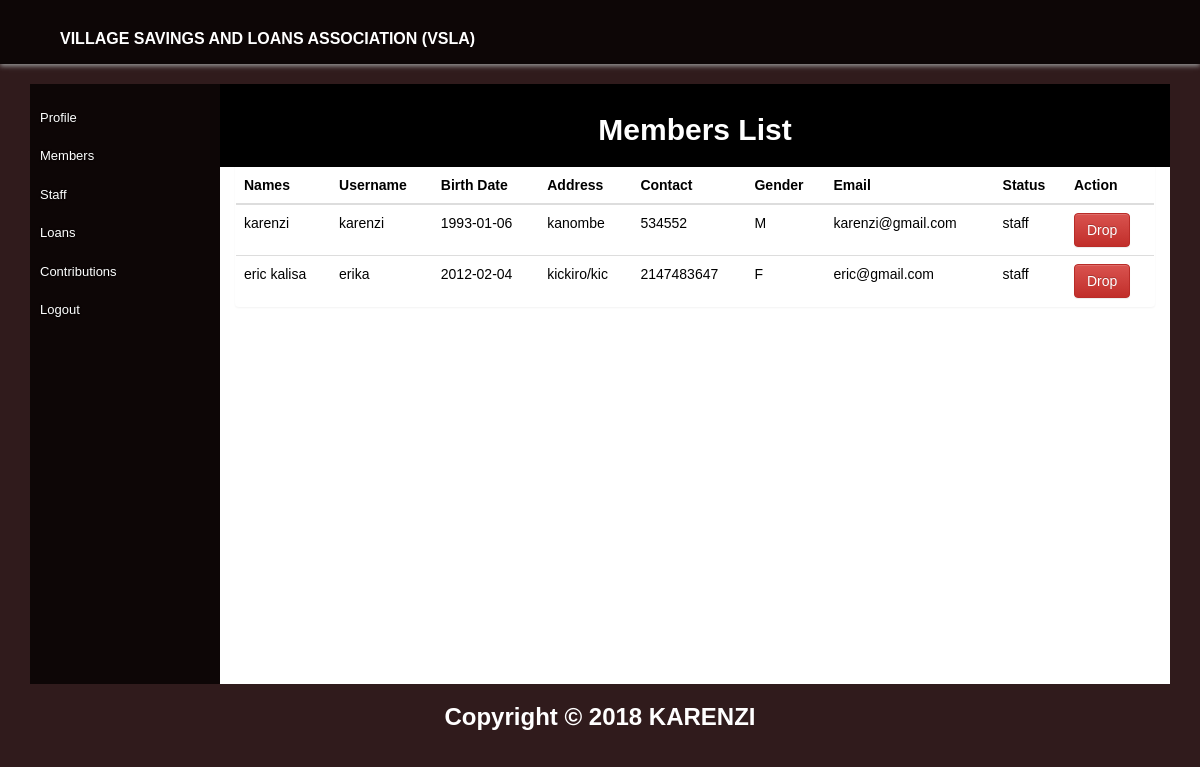
Screenshot of /?page=A_staff (signed in) with the database file from the repository.
### tables this page shows
CREATE TABLE `member` (
  `member_id` int(10) NOT NULL,
  `name` varchar(50) NOT NULL,
  `bdate` date NOT NULL,
  `username` varchar(20) NOT NULL,
  `password` varchar(50) NOT NULL,
  `phone` int(10) NOT NULL,
  `address` varchar(255) NOT NULL,
  `email` varchar(50) NOT NULL,
  `gender` char(1) NOT NULL,
  `status` varchar(20) NOT NULL,
  `type` varchar(12) NOT NULL
);

### controllers/controller.php (called while the page is built, shortened)
<?php
require_once('models/model.php');
class Controller {
	protected $model;
	public function __construct() {
		$this->model = new Model();
	}
	public function A_staff() {
		$staff = $this->model->A_staff();
		require_once 'views/admin.php';
	}
}
?>

### index.php (called while the page is built, shortened)
<?php
require_once('controllers/controller.php');
$controller = new Controller();
if(empty($_REQUEST['page'])) $page='index';
else $page = $_REQUEST['page'];
$controller->$page();
?>

### models/member.php (called while the page is built, shortened)
<?php
require_once('database.php');
class Member {
	protected $database;
	public function __construct()
	{
		$this->database = new Db();
		$this->database->connect();
	}
	public function A_staff() {
		$sql = "SELECT * FROM member where status = 'staff'";
		$result = $this->database->execute($sql);
		return $result;
	}
}
?>

### models/model.php (called while the page is built, shortened)
<?php
require_once ('member.php');
class Model {
	protected $tests;
	public function __construct() {
		$this->tests = new Member();
	}
	public function A_staff() {
		return $this->tests->A_staff();
	}
}
?>

### models/database.php (called while the page is built, shortened)
<?php
class Db {
protected $db_connection;
public function connect() {
	$this->db_connection = mysqli_connect(host,user,pass,database) or die(mysqli_error($this->db_connection));
}
public function execute($sql) {
	$query=mysqli_query($this->db_connection, $sql)  or die($sql.mysqli_error($this->db_connection));
		$result=array();
		if(preg_match("/^select/i", $sql)) { while($row=mysqli_fetch_assoc($query)) $result[]=$row; }
		return $result;
}
}
?>

### views/Astaff.php (the view)
<div>
  <div class="panel">
    <div class="panel-heading panel-black text-center">
      <h2> Members List</h2>
    </div>
  <table class="table table-hover">
    <thead>
      <th>Names</th>
      <th>Username</th>
      <th>Birth Date</th>
      <th>Address</th>
      <th>Contact</th>
      <th>Gender</th>
      <th>Email</th>
      <th>Status</th>
      <th>Action</th>
    </thead>
    <tbody>
<?php
        foreach ($staff as $data) {
      ?>
      <tr>
        <td><?php echo $data['name'];?></td>
        <td><?php echo $data['username'];?></td>
        <td><?php echo $data['bdate'];?></td>
        <td><?php echo $data['address'];?></td>
        <td><?php echo $data['phone'];?></td>
        <td><?php echo $data['gender'];?></td>
        <td><?php echo $data['email'];?></td>
         <td><?php echo $data['status'];?></td>
        <td><a href="?page=A_DMember&username=<?php echo $data['username'];?>" class="btn btn-danger">Drop</a></td>
      </tr><?php } ?>
    </tbody>
  </table>
  </div>
</div>

### css/style.css (style rules this page uses)
body { font-family: 'Raleway', sans-serif; }
a,a:hover { text-decoration: none; }
.panel-black.panel-heading { background-color: black; margin-right: -40px; margin-left: -40px; margin-top: -2px; color: white; }
.hm-body { background-color: rgb(48,27,28); color: white; }
html, body { height: 100%; font-family:verdana,arial,sans-serif; color:#555555; }
a { color:#222222; }
h1,h2,h3 { font-weight:800; }

### rows the page displays
member: name "karenzi", username "karenzi", bdate "1993-01-06", address "kanombe", phone "534552", gender "M", email "karenzi@gmail.com", status "staff"
member: name "eric kalisa", username "erika", bdate "2012-02-04", address "kickiro/kic", phone "2147483647", gender "F", email "eric@gmail.com", status "staff"
